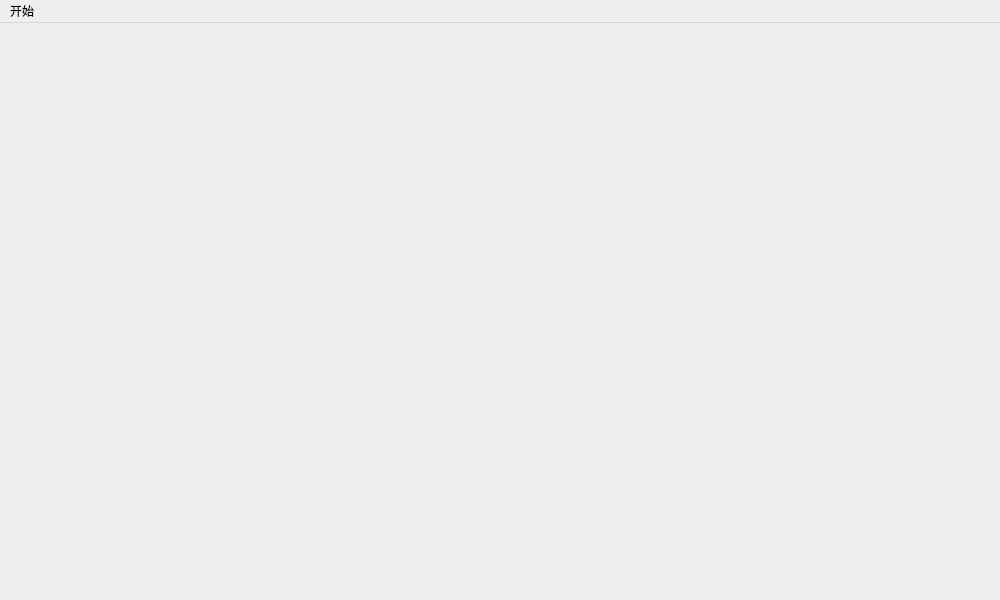
<?xml version="1.0" encoding="UTF-8"?>
<ui version="4.0">
 <class>MainWindow</class>
 <widget class="QMainWindow" name="MainWindow">
  <property name="geometry">
   <rect>
    <x>0</x>
    <y>0</y>
    <width>1000</width>
    <height>600</height>
   </rect>
  </property>
  <property name="windowTitle">
   <string>MainWindow</string>
  </property>
  <widget class="QWidget" name="centralwidget">
   <widget class="QLabel" name="set">
    <property name="geometry">
     <rect>
      <x>940</x>
      <y>0</y>
      <width>51</width>
      <height>61</height>
     </rect>
    </property>
    <property name="text">
     <string/>
    </property>
    <property name="pixmap">
     <pixmap resource="res.qrc">:/image/set.png</pixmap>
    </property>
   </widget>
  </widget>
  <widget class="QMenuBar" name="menubar">
   <property name="geometry">
    <rect>
     <x>0</x>
     <y>0</y>
     <width>1000</width>
     <height>26</height>
    </rect>
   </property>
   <widget class="QMenu" name="menu">
    <property name="title">
     <string>开始</string>
    </property>
    <addaction name="actionexit"/>
   </widget>
   <addaction name="menu"/>
  </widget>
  <action name="actionexit">
   <property name="text">
    <string>退出</string>
   </property>
  </action>
 </widget>
 <resources>
  <include location="res.qrc"/>
 </resources>
 <connections/>
</ui>
